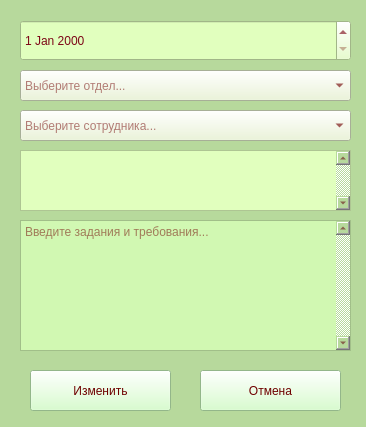
<?xml version="1.0" encoding="UTF-8"?>
<ui version="4.0">
 <class>izmen</class>
 <widget class="QWidget" name="izmen">
  <property name="geometry">
   <rect>
    <x>0</x>
    <y>0</y>
    <width>366</width>
    <height>427</height>
   </rect>
  </property>
  <property name="windowTitle">
   <string>Изменение</string>
  </property>
  <property name="styleSheet">
   <string notr="true">background-color:rgb(183, 217, 156);
color: rgb(109, 29, 29);
border-color: 2px rgb(114, 165, 100);</string>
  </property>
  <widget class="QDateEdit" name="dateEdit_izm">
   <property name="geometry">
    <rect>
     <x>20</x>
     <y>20</y>
     <width>331</width>
     <height>41</height>
    </rect>
   </property>
   <property name="styleSheet">
    <string notr="true">background-color: rgb(225, 255, 190);
font: 700 10pt &quot;Small Fonts&quot;;
color: rgb(125, 7, 23);

</string>
   </property>
  </widget>
  <widget class="QComboBox" name="joi_otdel_for_admin_izm">
   <property name="geometry">
    <rect>
     <x>20</x>
     <y>70</y>
     <width>331</width>
     <height>31</height>
    </rect>
   </property>
   <property name="styleSheet">
    <string notr="true">background-color: rgb(234, 245, 211);
font: 700 10pt &quot;Small Fonts&quot;;
color: rgb(111, 0, 0);</string>
   </property>
   <property name="placeholderText">
    <string>Выберите отдел...</string>
   </property>
  </widget>
  <widget class="QPushButton" name="exit_izmm">
   <property name="geometry">
    <rect>
     <x>200</x>
     <y>370</y>
     <width>141</width>
     <height>41</height>
    </rect>
   </property>
   <property name="styleSheet">
    <string notr="true">background-color: rgb(206, 255, 193);
font: 700 10pt &quot;Small Fonts&quot;;
color: rgb(111, 0, 0);</string>
   </property>
   <property name="text">
    <string>Отмена</string>
   </property>
   <property name="checkable">
    <bool>false</bool>
   </property>
   <property name="autoRepeat">
    <bool>false</bool>
   </property>
  </widget>
  <widget class="QPushButton" name="save_izm">
   <property name="geometry">
    <rect>
     <x>30</x>
     <y>370</y>
     <width>141</width>
     <height>41</height>
    </rect>
   </property>
   <property name="styleSheet">
    <string notr="true">background-color: rgb(206, 255, 193);
font: 700 10pt &quot;Small Fonts&quot;;
color: rgb(111, 0, 0);</string>
   </property>
   <property name="text">
    <string>Изменить</string>
   </property>
   <property name="checkable">
    <bool>false</bool>
   </property>
   <property name="autoRepeat">
    <bool>false</bool>
   </property>
  </widget>
  <widget class="QListWidget" name="izm_task">
   <property name="geometry">
    <rect>
     <x>20</x>
     <y>150</y>
     <width>331</width>
     <height>61</height>
    </rect>
   </property>
   <property name="styleSheet">
    <string notr="true">background-color: rgb(225, 255, 190);
font: 700 10pt &quot;Small Fonts&quot;;
color: rgb(125, 7, 23);

</string>
   </property>
   <property name="verticalScrollBarPolicy">
    <enum>Qt::ScrollBarPolicy::ScrollBarAlwaysOn</enum>
   </property>
  </widget>
  <widget class="QComboBox" name="joi_sotr_for_admin_izm">
   <property name="geometry">
    <rect>
     <x>20</x>
     <y>110</y>
     <width>331</width>
     <height>31</height>
    </rect>
   </property>
   <property name="styleSheet">
    <string notr="true">background-color: rgb(234, 245, 211);
font: 700 10pt &quot;Small Fonts&quot;;
color: rgb(111, 0, 0);</string>
   </property>
   <property name="placeholderText">
    <string>Выберите сотрудника...</string>
   </property>
  </widget>
  <widget class="QTextEdit" name="izm_task_descrip">
   <property name="geometry">
    <rect>
     <x>20</x>
     <y>220</y>
     <width>331</width>
     <height>131</height>
    </rect>
   </property>
   <property name="styleSheet">
    <string notr="true">background-color: rgb(209, 248, 178);
font: 700 10pt &quot;Small Fonts&quot;;
color: rgb(111, 0, 0);</string>
   </property>
   <property name="verticalScrollBarPolicy">
    <enum>Qt::ScrollBarPolicy::ScrollBarAlwaysOn</enum>
   </property>
   <property name="placeholderText">
    <string>Введите задания и требования...</string>
   </property>
  </widget>
 </widget>
 <resources/>
 <connections/>
</ui>
